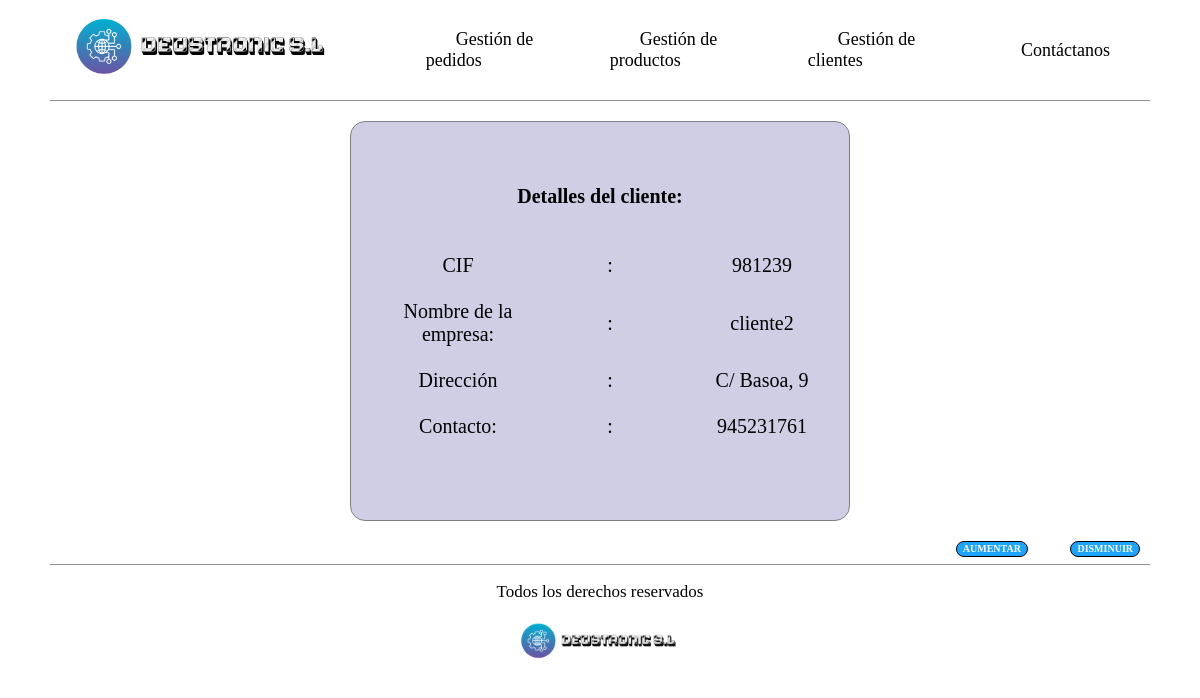
The page /deustronic/cliente/981239 on the database its author committed.
### empresaDjango/models.py (models this page shows, shortened)
class Cliente(models.Model):
    cif = models.CharField(max_length=10, unique=True)
    nombre_empresa = models.CharField(max_length=10)
    direccion = models.CharField(max_length=50)
    contacto = models.CharField(max_length=10)

### empresaDjango/views.py (the view)
# urls.py: path('cliente/<str:cif>', views.detail_cliente, name='detail_cli'),
def detail_cliente(request, cif):
    cliente = get_object_or_404(Cliente, cif=cif)
    context = {
        'cliente': cliente
    }
    return render(request, 'detail_cliente.html', context)

### empresaDjango/templates/detail_cliente.html
{% extends 'base.html' %}
{% load static %}
{% block contenido %}
    <div class="contenedor-principal-detail">
        <div class="contenedor-central">
            <h1>Detalles del cliente:</h1>
            <table class="detalle-clientes">
                <tr>
                    <td>CIF</td>
                    <td>:</td>
                    <td>{{ cliente.cif }}</td>
                </tr>
                <tr>
                    <td>Nombre de la empresa:</td>
                    <td>:</td>
                    <td>{{ cliente.nombre_empresa }}</td>
                </tr>
                <tr>
                    <td>Dirección</td>
                    <td>:</td>
                    <td>{{ cliente.direccion }}</td>
                </tr>
                <tr>
                    <td>Contacto:</td>
                    <td>:</td>
                    <td>{{ cliente.contacto }}</td>
                </tr>
            </table>
        </div>
    </div>
{% endblock %}

### empresaDjango/static/css/styles.css (style rules this page uses)
html { box-sizing: border-box; font-size: 62.5%; background-color: white; }
*, *:before, * after { box-sizing: inherit; }
.contenedor-principal-detail { margin: 2rem 5rem 2rem 5rem; display: flex; justify-content: center; align-items: center; min-height: 35rem; }
.contenedor-central { display: flex; flex-direction: column; align-items: center; justify-content: center; min-width: 50rem; min-height: 40rem; border-radius: 1.5rem; border: 1px solid grey; background-color: rgba(97, 93, 167, 0.3); }
.contenedor-central h1 { padding-bottom: 2rem; }
.contenedor-central h1 { margin-right: 0; }
.detalle-clientes { margin: 1rem 1rem 1rem 3rem; font-size: 2rem; text-align: center; }
.detalle-clientes td { width: 15rem; padding-bottom: 2rem; }

### rows shown on the page
Cliente: cif "981239", nombre_empresa "cliente2", direccion "C/ Basoa, 9", contacto "945231761"
